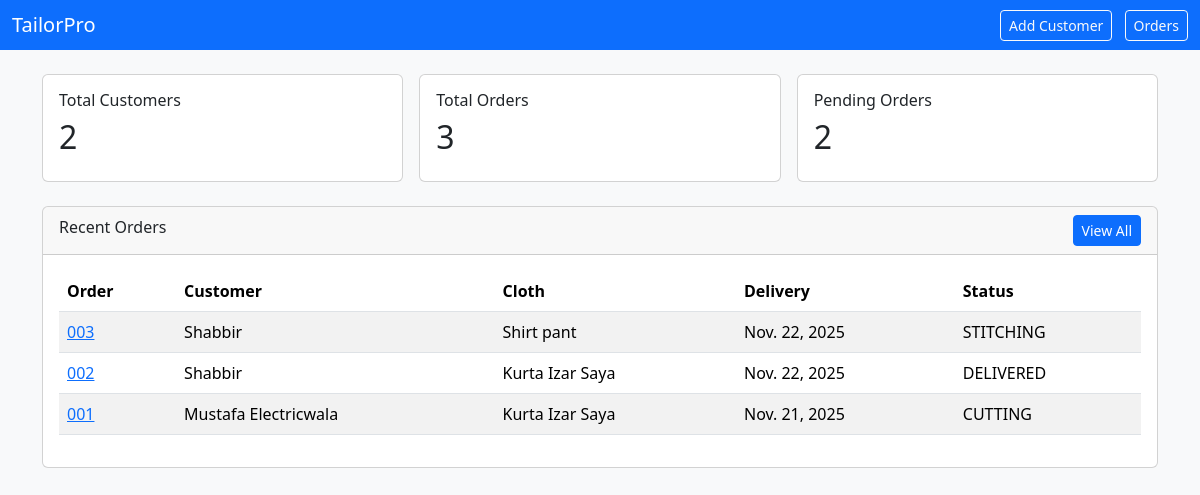
The page / on the database its author committed.
### orders/models.py (models this page shows, shortened)
class Order(models.Model):
    STATUS_CHOICES = [
        ('RECEIVED','Received'),
        ('CUTTING','Cutting'),
        ('STITCHING','Stitching'),
        ('READY','Ready'),
        ('DELIVERED','Delivered'),
        ('CANCELLED','Cancelled'),
    ]
    id = models.UUIDField(primary_key=True, default=uuid.uuid4, editable=False)
    order_number = models.CharField(max_length=50, unique=True)
    business = models.ForeignKey(Business, on_delete=models.CASCADE, related_name='orders')
    customer = models.ForeignKey(Customer, on_delete=models.CASCADE, related_name='orders')
    cloth_type = models.CharField(max_length=100)
    total_amount = models.DecimalField(max_digits=10, decimal_places=2, default=0)
    advance_paid = models.DecimalField(max_digits=10, decimal_places=2, default=0)
    delivery_date = models.DateField(null=True, blank=True)
    status = models.CharField(max_length=20, choices=STATUS_CHOICES, default='RECEIVED')
    measurement_data = models.TextField(null=True, blank=True)
    notes = models.TextField(blank=True, null=True)
    created_at = models.DateTimeField(auto_now_add=True)
    updated_at = models.DateTimeField(auto_now=True)

class Customer(models.Model):
    id = models.UUIDField(primary_key=True, default=uuid.uuid4, editable=False)
    business = models.ForeignKey(Business, on_delete=models.CASCADE, related_name='customers')
    name = models.CharField(max_length=255)
    phone = models.CharField(max_length=30, db_index=True)
    address = models.TextField(blank=True, null=True)
    notes = models.TextField(blank=True, null=True)
    created_at = models.DateTimeField(auto_now_add=True)

### orders/views.py (the view)
# urls.py: path("", views.dashboard, name="dashboard"),
def dashboard(request):
    customers_count = Customer.objects.count()
    orders_count = Order.objects.count()
    pending_orders = Order.objects.filter(status__in=['RECEIVED','CUTTING','STITCHING']).count()
    recent_orders = Order.objects.select_related('customer').order_by('-created_at')[:6]
    context = {
        "customers_count": customers_count,
        "orders_count": orders_count,
        "pending_orders": pending_orders,
        "recent_orders": recent_orders,
    }
    return render(request, "orders/dashboard.html", context)

### orders/templates/orders/dashboard.html (shortened to what this page needs)
<!DOCTYPE html>
<html>
<head>
  <link href="https://cdn.jsdelivr.net/npm/bootstrap@5.3.2/dist/css/bootstrap.min.css" rel="stylesheet">
</head>
<body class="bg-light">
<nav class="navbar navbar-dark bg-primary">
  <div class="container-fluid">
    <span class="navbar-brand mb-0 h1">TailorPro</span>
    <div>
      <a href="/add-customer/" class="btn btn-outline-light btn-sm me-2">Add Customer</a>
      <a href="/orders/" class="btn btn-outline-light btn-sm">Orders</a>
    </div>
  </div>
</nav>
<div class="container my-4">
  <div class="row g-3">
    <div class="col-md-4">
      <div class="card p-3">
        <h6>Total Customers</h6>
        <h2>{{ customers_count }}</h2>
      </div>
    </div>
    <div class="col-md-4">
      <div class="card p-3">
        <h6>Total Orders</h6>
        <h2>{{ orders_count }}</h2>
      </div>
    </div>
    <div class="col-md-4">
      <div class="card p-3">
        <h6>Pending Orders</h6>
        <h2>{{ pending_orders }}</h2>
      </div>
    </div>
  </div>
  <div class="card mt-4">
    <div class="card-header">
      Recent Orders
      <a href="/orders/" class="btn btn-sm btn-primary float-end">View All</a>
    </div>
    <div class="card-body">
      <table class="table table-striped">
        <thead><tr><th>Order</th><th>Customer</th><th>Cloth</th><th>Delivery</th><th>Status</th></tr></thead>
        <tbody>
          {% for o in recent_orders %}
          <tr>
            <td><a href="/orders/{{ o.id }}/">{{ o.order_number }}</a></td>
            <td>{{ o.customer.name }}</td>
            <td>{{ o.cloth_type }}</td>
            <td>{{ o.delivery_date }}</td>
            <td>{{ o.status }}</td>
          </tr>
          {% empty %}
          <tr><td colspan="5" class="text-center">No orders yet</td></tr>
          {% endfor %}
        </tbody>
      </table>
    </div>
  </div>
</div>
</body>
</html>

### rows shown on the page
Order: order_number "003", customer.name "Shabbir", cloth_type "Shirt pant", delivery_date "Nov. 22, 2025", status "STITCHING"
Order: order_number "002", customer.name "Shabbir", cloth_type "Kurta Izar Saya", delivery_date "Nov. 22, 2025", status "DELIVERED"
Order: order_number "001", customer.name "Mustafa Electricwala", cloth_type "Kurta Izar Saya", delivery_date "Nov. 21, 2025", status "CUTTING"

### other values the page prints
{{ customers_count }} "2"
{{ orders_count }} "3"
{{ pending_orders }} "2"
